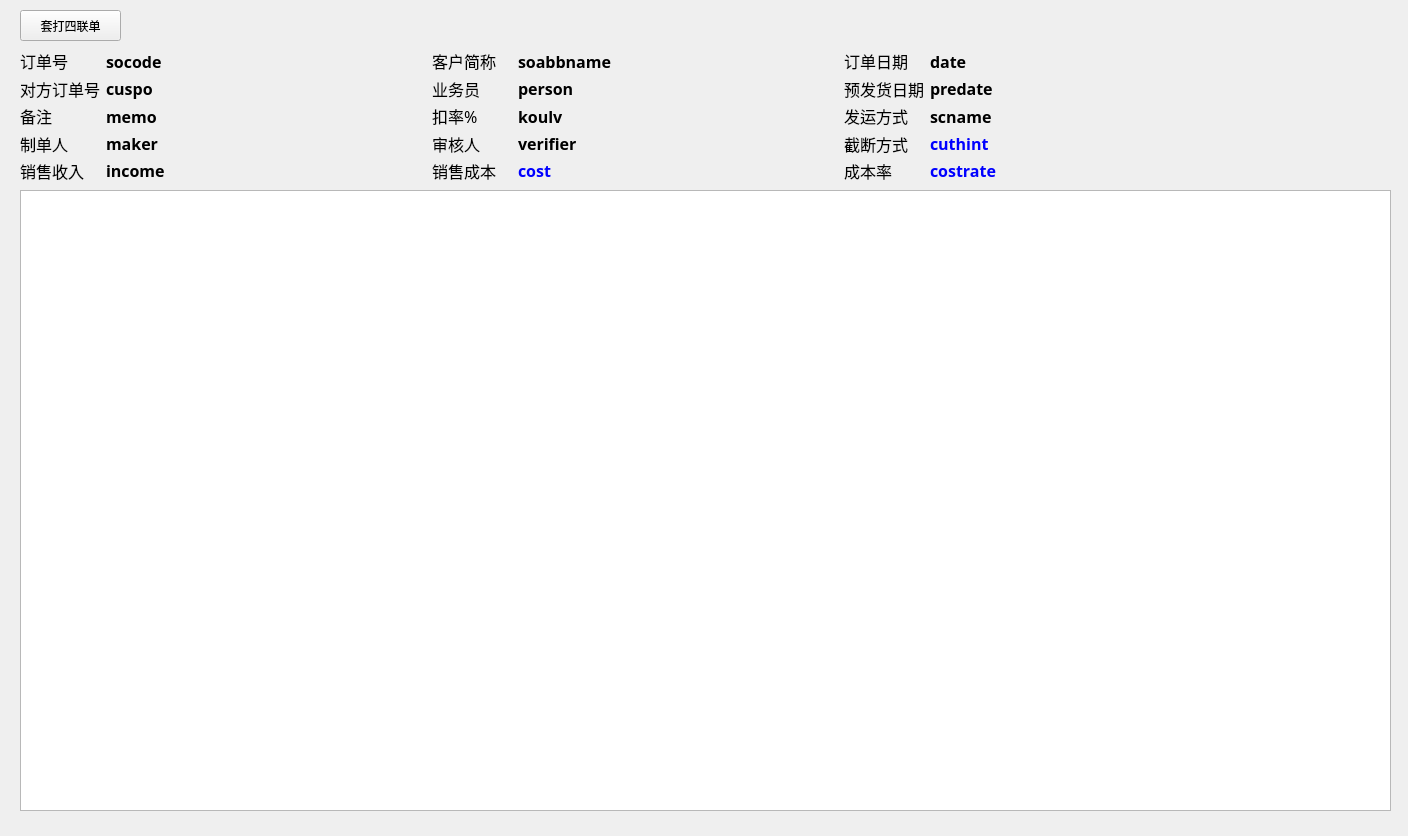
<?xml version="1.0" encoding="UTF-8"?>
<ui version="4.0">
 <class>Sales_SO_Detail</class>
 <widget class="QWidget" name="Sales_SO_Detail">
  <property name="geometry">
   <rect>
    <x>0</x>
    <y>0</y>
    <width>1408</width>
    <height>836</height>
   </rect>
  </property>
  <property name="windowTitle">
   <string>Form</string>
  </property>
  <widget class="QPushButton" name="btn_print">
   <property name="geometry">
    <rect>
     <x>20</x>
     <y>10</y>
     <width>101</width>
     <height>31</height>
    </rect>
   </property>
   <property name="text">
    <string>套打四联单</string>
   </property>
  </widget>
  <widget class="QWidget" name="layoutWidget">
   <property name="geometry">
    <rect>
     <x>20</x>
     <y>50</y>
     <width>1232</width>
     <height>131</height>
    </rect>
   </property>
   <layout class="QGridLayout" name="gridLayout">
    <item row="0" column="0">
     <widget class="QLabel" name="label">
      <property name="minimumSize">
       <size>
        <width>80</width>
        <height>0</height>
       </size>
      </property>
      <property name="maximumSize">
       <size>
        <width>80</width>
        <height>16777215</height>
       </size>
      </property>
      <property name="font">
       <font>
        <family>宋体</family>
        <pointsize>12</pointsize>
       </font>
      </property>
      <property name="text">
       <string>订单号</string>
      </property>
     </widget>
    </item>
    <item row="0" column="1">
     <widget class="QLabel" name="label_socode">
      <property name="minimumSize">
       <size>
        <width>320</width>
        <height>0</height>
       </size>
      </property>
      <property name="maximumSize">
       <size>
        <width>320</width>
        <height>16777215</height>
       </size>
      </property>
      <property name="palette">
       <palette>
        <active>
         <colorrole role="WindowText">
          <brush brushstyle="SolidPattern">
           <color alpha="255">
            <red>0</red>
            <green>0</green>
            <blue>0</blue>
           </color>
          </brush>
         </colorrole>
         <colorrole role="Text">
          <brush brushstyle="SolidPattern">
           <color alpha="255">
            <red>0</red>
            <green>0</green>
            <blue>0</blue>
           </color>
          </brush>
         </colorrole>
        </active>
        <inactive>
         <colorrole role="WindowText">
          <brush brushstyle="SolidPattern">
           <color alpha="255">
            <red>0</red>
            <green>0</green>
            <blue>0</blue>
           </color>
          </brush>
         </colorrole>
         <colorrole role="Text">
          <brush brushstyle="SolidPattern">
           <color alpha="255">
            <red>0</red>
            <green>0</green>
            <blue>0</blue>
           </color>
          </brush>
         </colorrole>
        </inactive>
        <disabled>
         <colorrole role="WindowText">
          <brush brushstyle="SolidPattern">
           <color alpha="255">
            <red>120</red>
            <green>120</green>
            <blue>120</blue>
           </color>
          </brush>
         </colorrole>
         <colorrole role="Text">
          <brush brushstyle="SolidPattern">
           <color alpha="255">
            <red>120</red>
            <green>120</green>
            <blue>120</blue>
           </color>
          </brush>
         </colorrole>
        </disabled>
       </palette>
      </property>
      <property name="font">
       <font>
        <family>宋体</family>
        <pointsize>12</pointsize>
        <weight>75</weight>
        <bold>true</bold>
       </font>
      </property>
      <property name="text">
       <string>socode</string>
      </property>
     </widget>
    </item>
    <item row="0" column="2">
     <widget class="QLabel" name="label_2">
      <property name="minimumSize">
       <size>
        <width>80</width>
        <height>0</height>
       </size>
      </property>
      <property name="maximumSize">
       <size>
        <width>80</width>
        <height>16777215</height>
       </size>
      </property>
      <property name="font">
       <font>
        <family>宋体</family>
        <pointsize>12</pointsize>
       </font>
      </property>
      <property name="text">
       <string>客户简称</string>
      </property>
     </widget>
    </item>
    <item row="0" column="3">
     <widget class="QLabel" name="label_soabbname">
      <property name="minimumSize">
       <size>
        <width>320</width>
        <height>0</height>
       </size>
      </property>
      <property name="maximumSize">
       <size>
        <width>320</width>
        <height>16777215</height>
       </size>
      </property>
      <property name="palette">
       <palette>
        <active>
         <colorrole role="WindowText">
          <brush brushstyle="SolidPattern">
           <color alpha="255">
            <red>0</red>
            <green>0</green>
            <blue>0</blue>
           </color>
          </brush>
         </colorrole>
        </active>
        <inactive>
         <colorrole role="WindowText">
          <brush brushstyle="SolidPattern">
           <color alpha="255">
            <red>0</red>
            <green>0</green>
            <blue>0</blue>
           </color>
          </brush>
         </colorrole>
        </inactive>
        <disabled>
         <colorrole role="WindowText">
          <brush brushstyle="SolidPattern">
           <color alpha="255">
            <red>120</red>
            <green>120</green>
            <blue>120</blue>
           </color>
          </brush>
         </colorrole>
        </disabled>
       </palette>
      </property>
      <property name="font">
       <font>
        <family>宋体</family>
        <pointsize>12</pointsize>
        <weight>75</weight>
        <bold>true</bold>
       </font>
      </property>
      <property name="text">
       <string>soabbname</string>
      </property>
     </widget>
    </item>
    <item row="0" column="4">
     <widget class="QLabel" name="label_4">
      <property name="minimumSize">
       <size>
        <width>80</width>
        <height>0</height>
       </size>
      </property>
      <property name="maximumSize">
       <size>
        <width>80</width>
        <height>16777215</height>
       </size>
      </property>
      <property name="font">
       <font>
        <family>宋体</family>
        <pointsize>12</pointsize>
       </font>
      </property>
      <property name="text">
       <string>订单日期</string>
      </property>
     </widget>
    </item>
    <item row="0" column="5">
     <widget class="QLabel" name="label_date">
      <property name="minimumSize">
       <size>
        <width>320</width>
        <height>0</height>
       </size>
      </property>
      <property name="maximumSize">
       <size>
        <width>320</width>
        <height>16777215</height>
       </size>
      </property>
      <property name="palette">
       <palette>
        <active>
         <colorrole role="WindowText">
          <brush brushstyle="SolidPattern">
           <color alpha="255">
            <red>0</red>
            <green>0</green>
            <blue>0</blue>
           </color>
          </brush>
         </colorrole>
        </active>
        <inactive>
         <colorrole role="WindowText">
          <brush brushstyle="SolidPattern">
           <color alpha="255">
            <red>0</red>
            <green>0</green>
            <blue>0</blue>
           </color>
          </brush>
         </colorrole>
        </inactive>
        <disabled>
         <colorrole role="WindowText">
          <brush brushstyle="SolidPattern">
           <color alpha="255">
            <red>120</red>
            <green>120</green>
            <blue>120</blue>
           </color>
          </brush>
         </colorrole>
        </disabled>
       </palette>
      </property>
      <property name="font">
       <font>
        <family>宋体</family>
        <pointsize>12</pointsize>
        <weight>75</weight>
        <bold>true</bold>
       </font>
      </property>
      <property name="text">
       <string>date</string>
      </property>
     </widget>
    </item>
    <item row="1" column="0">
     <widget class="QLabel" name="label_3">
      <property name="minimumSize">
       <size>
        <width>80</width>
        <height>0</height>
       </size>
      </property>
      <property name="maximumSize">
       <size>
        <width>80</width>
        <height>16777215</height>
       </size>
      </property>
      <property name="font">
       <font>
        <family>宋体</family>
        <pointsize>12</pointsize>
       </font>
      </property>
      <property name="text">
       <string>对方订单号</string>
      </property>
     </widget>
    </item>
    <item row="1" column="1">
     <widget class="QLabel" name="label_cuspo">
      <property name="minimumSize">
       <size>
        <width>320</width>
        <height>0</height>
       </size>
      </property>
      <property name="maximumSize">
       <size>
        <width>320</width>
        <height>16777215</height>
       </size>
      </property>
      <property name="palette">
       <palette>
        <active>
         <colorrole role="WindowText">
          <brush brushstyle="SolidPattern">
           <color alpha="255">
            <red>0</red>
            <green>0</green>
            <blue>0</blue>
           </color>
          </brush>
         </colorrole>
        </active>
        <inactive>
         <colorrole role="WindowText">
          <brush brushstyle="SolidPattern">
           <color alpha="255">
            <red>0</red>
            <green>0</green>
            <blue>0</blue>
           </color>
          </brush>
         </colorrole>
        </inactive>
        <disabled>
         <colorrole role="WindowText">
          <brush brushstyle="SolidPattern">
           <color alpha="255">
            <red>120</red>
            <green>120</green>
            <blue>120</blue>
           </color>
          </brush>
         </colorrole>
        </disabled>
       </palette>
      </property>
      <property name="font">
       <font>
        <family>宋体</family>
        <pointsize>12</pointsize>
        <weight>75</weight>
        <bold>true</bold>
       </font>
      </property>
      <property name="text">
       <string>cuspo</string>
      </property>
     </widget>
    </item>
    <item row="1" column="2">
     <widget class="QLabel" name="label_11">
      <property name="minimumSize">
       <size>
        <width>80</width>
        <height>0</height>
       </size>
      </property>
      <property name="maximumSize">
       <size>
        <width>80</width>
        <height>16777215</height>
       </size>
      </property>
      <property name="font">
       <font>
        <family>宋体</family>
        <pointsize>12</pointsize>
       </font>
      </property>
      <property name="text">
       <string>业务员</string>
      </property>
     </widget>
    </item>
    <item row="1" column="3">
     <widget class="QLabel" name="label_person">
      <property name="minimumSize">
       <size>
        <width>320</width>
        <height>0</height>
       </size>
      </property>
      <property name="maximumSize">
       <size>
        <width>320</width>
        <height>16777215</height>
       </size>
      </property>
      <property name="palette">
       <palette>
        <active>
         <colorrole role="WindowText">
          <brush brushstyle="SolidPattern">
           <color alpha="255">
            <red>0</red>
            <green>0</green>
            <blue>0</blue>
           </color>
          </brush>
         </colorrole>
        </active>
        <inactive>
         <colorrole role="WindowText">
          <brush brushstyle="SolidPattern">
           <color alpha="255">
            <red>0</red>
            <green>0</green>
            <blue>0</blue>
           </color>
          </brush>
         </colorrole>
        </inactive>
        <disabled>
         <colorrole role="WindowText">
          <brush brushstyle="SolidPattern">
           <color alpha="255">
            <red>120</red>
            <green>120</green>
            <blue>120</blue>
           </color>
          </brush>
         </colorrole>
        </disabled>
       </palette>
      </property>
      <property name="font">
       <font>
        <family>宋体</family>
        <pointsize>12</pointsize>
        <weight>75</weight>
        <bold>true</bold>
       </font>
      </property>
      <property name="text">
       <string>person</string>
      </property>
     </widget>
    </item>
    <item row="1" column="4">
     <widget class="QLabel" name="label_5">
      <property name="minimumSize">
       <size>
        <width>80</width>
        <height>0</height>
       </size>
      </property>
      <property name="maximumSize">
       <size>
        <width>80</width>
        <height>16777215</height>
       </size>
      </property>
      <property name="font">
       <font>
        <family>宋体</family>
        <pointsize>12</pointsize>
       </font>
      </property>
      <property name="text">
       <string>预发货日期</string>
      </property>
     </widget>
    </item>
    <item row="1" column="5">
     <widget class="QLabel" name="label_predate">
      <property name="minimumSize">
       <size>
        <width>320</width>
        <height>0</height>
       </size>
      </property>
      <property name="maximumSize">
       <size>
        <width>320</width>
        <height>16777215</height>
       </size>
      </property>
      <property name="palette">
       <palette>
        <active>
         <colorrole role="WindowText">
          <brush brushstyle="SolidPattern">
           <color alpha="255">
            <red>0</red>
            <green>0</green>
            <blue>0</blue>
           </color>
          </brush>
         </colorrole>
        </active>
        <inactive>
         <colorrole role="WindowText">
          <brush brushstyle="SolidPattern">
           <color alpha="255">
            <red>0</red>
            <green>0</green>
            <blue>0</blue>
           </color>
          </brush>
         </colorrole>
        </inactive>
        <disabled>
         <colorrole role="WindowText">
          <brush brushstyle="SolidPattern">
           <color alpha="255">
            <red>120</red>
            <green>120</green>
            <blue>120</blue>
           </color>
          </brush>
         </colorrole>
        </disabled>
       </palette>
      </property>
      <property name="font">
       <font>
        <family>宋体</family>
        <pointsize>12</pointsize>
        <weight>75</weight>
        <bold>true</bold>
       </font>
      </property>
      <property name="text">
       <string>predate</string>
      </property>
     </widget>
    </item>
    <item row="2" column="0">
     <widget class="QLabel" name="label_8">
      <property name="minimumSize">
       <size>
        <width>80</width>
        <height>0</height>
       </size>
      </property>
      <property name="maximumSize">
       <size>
        <width>80</width>
        <height>16777215</height>
       </size>
      </property>
      <property name="font">
       <font>
        <family>宋体</family>
        <pointsize>12</pointsize>
       </font>
      </property>
      <property name="text">
       <string>备注</string>
      </property>
     </widget>
    </item>
    <item row="2" column="1">
     <widget class="QLabel" name="label_memo">
      <property name="minimumSize">
       <size>
        <width>320</width>
        <height>0</height>
       </size>
      </property>
      <property name="maximumSize">
       <size>
        <width>320</width>
        <height>16777215</height>
       </size>
      </property>
      <property name="palette">
       <palette>
        <active>
         <colorrole role="WindowText">
          <brush brushstyle="SolidPattern">
           <color alpha="255">
            <red>0</red>
            <green>0</green>
            <blue>0</blue>
           </color>
          </brush>
         </colorrole>
        </active>
        <inactive>
         <colorrole role="WindowText">
          <brush brushstyle="SolidPattern">
           <color alpha="255">
            <red>0</red>
            <green>0</green>
            <blue>0</blue>
           </color>
          </brush>
         </colorrole>
        </inactive>
        <disabled>
         <colorrole role="WindowText">
          <brush brushstyle="SolidPattern">
           <color alpha="255">
            <red>120</red>
            <green>120</green>
            <blue>120</blue>
           </color>
          </brush>
         </colorrole>
        </disabled>
       </palette>
      </property>
      <property name="font">
       <font>
        <family>宋体</family>
        <pointsize>12</pointsize>
        <weight>75</weight>
        <bold>true</bold>
       </font>
      </property>
      <property name="text">
       <string>memo</string>
      </property>
     </widget>
    </item>
    <item row="2" column="2">
     <widget class="QLabel" name="label_10">
      <property name="minimumSize">
       <size>
        <width>80</width>
        <height>0</height>
       </size>
      </property>
      <property name="maximumSize">
       <size>
        <width>80</width>
        <height>16777215</height>
       </size>
      </property>
      <property name="font">
       <font>
        <family>宋体</family>
        <pointsize>12</pointsize>
       </font>
      </property>
      <property name="text">
       <string>扣率%</string>
      </property>
     </widget>
    </item>
    <item row="2" column="3">
     <widget class="QLabel" name="label_koulv">
      <property name="minimumSize">
       <size>
        <width>320</width>
        <height>0</height>
       </size>
      </property>
      <property name="maximumSize">
       <size>
        <width>320</width>
        <height>16777215</height>
       </size>
      </property>
      <property name="palette">
       <palette>
        <active>
         <colorrole role="WindowText">
          <brush brushstyle="SolidPattern">
           <color alpha="255">
            <red>0</red>
            <green>0</green>
            <blue>0</blue>
           </color>
          </brush>
         </colorrole>
        </active>
        <inactive>
         <colorrole role="WindowText">
          <brush brushstyle="SolidPattern">
           <color alpha="255">
            <red>0</red>
            <green>0</green>
            <blue>0</blue>
           </color>
          </brush>
         </colorrole>
        </inactive>
        <disabled>
         <colorrole role="WindowText">
          <brush brushstyle="SolidPattern">
           <color alpha="255">
            <red>120</red>
            <green>120</green>
            <blue>120</blue>
           </color>
          </brush>
         </colorrole>
        </disabled>
       </palette>
      </property>
      <property name="font">
       <font>
        <family>宋体</family>
        <pointsize>12</pointsize>
        <weight>75</weight>
        <bold>true</bold>
       </font>
      </property>
      <property name="text">
       <string>koulv</string>
      </property>
     </widget>
    </item>
    <item row="2" column="4">
     <widget class="QLabel" name="label_6">
      <property name="minimumSize">
       <size>
        <width>80</width>
        <height>0</height>
       </size>
      </property>
      <property name="maximumSize">
       <size>
        <width>80</width>
        <height>16777215</height>
       </size>
      </property>
      <property name="font">
       <font>
        <family>宋体</family>
        <pointsize>12</pointsize>
       </font>
      </property>
      <property name="text">
       <string>发运方式</string>
      </property>
     </widget>
    </item>
    <item row="2" column="5">
     <widget class="QLabel" name="label_scname">
      <property name="minimumSize">
       <size>
        <width>320</width>
        <height>0</height>
       </size>
      </property>
      <property name="maximumSize">
       <size>
        <width>320</width>
        <height>16777215</height>
       </size>
      </property>
      <property name="palette">
       <palette>
        <active>
         <colorrole role="WindowText">
          <brush brushstyle="SolidPattern">
           <color alpha="255">
            <red>0</red>
            <green>0</green>
            <blue>0</blue>
           </color>
          </brush>
         </colorrole>
        </active>
        <inactive>
         <colorrole role="WindowText">
          <brush brushstyle="SolidPattern">
           <color alpha="255">
            <red>0</red>
            <green>0</green>
            <blue>0</blue>
           </color>
          </brush>
         </colorrole>
        </inactive>
        <disabled>
         <colorrole role="WindowText">
          <brush brushstyle="SolidPattern">
           <color alpha="255">
            <red>120</red>
            <green>120</green>
            <blue>120</blue>
           </color>
          </brush>
         </colorrole>
        </disabled>
       </palette>
      </property>
      <property name="font">
       <font>
        <family>宋体</family>
        <pointsize>12</pointsize>
        <weight>75</weight>
        <bold>true</bold>
       </font>
      </property>
      <property name="text">
       <string>scname</string>
      </property>
     </widget>
    </item>
    <item row="3" column="0">
     <widget class="QLabel" name="label_9">
      <property name="minimumSize">
       <size>
        <width>80</width>
        <height>0</height>
       </size>
      </property>
      <property name="maximumSize">
       <size>
        <width>80</width>
        <height>16777215</height>
       </size>
      </property>
      <property name="font">
       <font>
        <family>宋体</family>
        <pointsize>12</pointsize>
       </font>
      </property>
      <property name="text">
       <string>制单人</string>
      </property>
     </widget>
    </item>
    <item row="3" column="1">
     <widget class="QLabel" name="label_maker">
      <property name="minimumSize">
       <size>
        <width>320</width>
        <height>0</height>
       </size>
      </property>
      <property name="maximumSize">
       <size>
        <width>320</width>
        <height>16777215</height>
       </size>
      </property>
      <property name="palette">
       <palette>
        <active>
         <colorrole role="WindowText">
          <brush brushstyle="SolidPattern">
           <color alpha="255">
            <red>0</red>
            <green>0</green>
            <blue>0</blue>
           </color>
          </brush>
         </colorrole>
        </active>
        <inactive>
         <colorrole role="WindowText">
          <brush brushstyle="SolidPattern">
           <color alpha="255">
            <red>0</red>
            <green>0</green>
            <blue>0</blue>
           </color>
          </brush>
         </colorrole>
        </inactive>
        <disabled>
         <colorrole role="WindowText">
          <brush brushstyle="SolidPattern">
           <color alpha="255">
            <red>120</red>
            <green>120</green>
            <blue>120</blue>
           </color>
          </brush>
         </colorrole>
        </disabled>
       </palette>
      </property>
      <property name="font">
       <font>
        <family>宋体</family>
        <pointsize>12</pointsize>
        <weight>75</weight>
        <bold>true</bold>
       </font>
      </property>
      <property name="text">
       <string>maker</string>
      </property>
     </widget>
    </item>
    <item row="3" column="2">
     <widget class="QLabel" name="label_7">
      <property name="minimumSize">
       <size>
        <width>80</width>
        <height>0</height>
       </size>
      </property>
      <property name="maximumSize">
       <size>
        <width>80</width>
        <height>16777215</height>
       </size>
      </property>
      <property name="font">
       <font>
        <family>宋体</family>
        <pointsize>12</pointsize>
       </font>
      </property>
      <property name="text">
       <string>审核人</string>
      </property>
     </widget>
    </item>
    <item row="3" column="3">
     <widget class="QLabel" name="label_verifier">
      <property name="minimumSize">
       <size>
        <width>320</width>
        <height>0</height>
       </size>
      </property>
      <property name="maximumSize">
       <size>
        <width>320</width>
        <height>16777215</height>
       </size>
      </property>
      <property name="palette">
       <palette>
        <active>
         <colorrole role="WindowText">
          <brush brushstyle="SolidPattern">
           <color alpha="255">
            <red>0</red>
            <green>0</green>
            <blue>0</blue>
           </color>
          </brush>
         </colorrole>
        </active>
        <inactive>
         <colorrole role="WindowText">
          <brush brushstyle="SolidPattern">
           <color alpha="255">
            <red>0</red>
            <green>0</green>
            <blue>0</blue>
           </color>
          </brush>
         </colorrole>
        </inactive>
        <disabled>
         <colorrole role="WindowText">
          <brush brushstyle="SolidPattern">
           <color alpha="255">
            <red>120</red>
            <green>120</green>
            <blue>120</blue>
           </color>
          </brush>
         </colorrole>
        </disabled>
       </palette>
      </property>
      <property name="font">
       <font>
        <family>宋体</family>
        <pointsize>12</pointsize>
        <weight>75</weight>
        <bold>true</bold>
       </font>
      </property>
      <property name="text">
       <string>verifier</string>
      </property>
     </widget>
    </item>
    <item row="3" column="4">
     <widget class="QLabel" name="label_12">
      <property name="minimumSize">
       <size>
        <width>80</width>
        <height>0</height>
       </size>
      </property>
      <property name="maximumSize">
       <size>
        <width>80</width>
        <height>16777215</height>
       </size>
      </property>
      <property name="font">
       <font>
        <family>宋体</family>
        <pointsize>12</pointsize>
       </font>
      </property>
      <property name="text">
       <string>截断方式</string>
      </property>
     </widget>
    </item>
    <item row="3" column="5">
     <widget class="QLabel" name="label_cuthint">
      <property name="minimumSize">
       <size>
        <width>320</width>
        <height>0</height>
       </size>
      </property>
      <property name="maximumSize">
       <size>
        <width>320</width>
        <height>16777215</height>
       </size>
      </property>
      <property name="palette">
       <palette>
        <active>
         <colorrole role="WindowText">
          <brush brushstyle="SolidPattern">
           <color alpha="255">
            <red>0</red>
            <green>0</green>
            <blue>255</blue>
           </color>
          </brush>
         </colorrole>
        </active>
        <inactive>
         <colorrole role="WindowText">
          <brush brushstyle="SolidPattern">
           <color alpha="255">
            <red>0</red>
            <green>0</green>
            <blue>255</blue>
           </color>
          </brush>
         </colorrole>
        </inactive>
        <disabled>
         <colorrole role="WindowText">
          <brush brushstyle="SolidPattern">
           <color alpha="255">
            <red>120</red>
            <green>120</green>
            <blue>120</blue>
           </color>
          </brush>
         </colorrole>
        </disabled>
       </palette>
      </property>
      <property name="font">
       <font>
        <family>宋体</family>
        <pointsize>12</pointsize>
        <weight>75</weight>
        <bold>true</bold>
       </font>
      </property>
      <property name="text">
       <string>cuthint</string>
      </property>
     </widget>
    </item>
    <item row="4" column="0">
     <widget class="QLabel" name="label_14">
      <property name="minimumSize">
       <size>
        <width>80</width>
        <height>0</height>
       </size>
      </property>
      <property name="maximumSize">
       <size>
        <width>80</width>
        <height>16777215</height>
       </size>
      </property>
      <property name="font">
       <font>
        <family>宋体</family>
        <pointsize>12</pointsize>
       </font>
      </property>
      <property name="text">
       <string>销售收入</string>
      </property>
     </widget>
    </item>
    <item row="4" column="1">
     <widget class="QLabel" name="label_income">
      <property name="minimumSize">
       <size>
        <width>320</width>
        <height>0</height>
       </size>
      </property>
      <property name="maximumSize">
       <size>
        <width>320</width>
        <height>16777215</height>
       </size>
      </property>
      <property name="palette">
       <palette>
        <active>
         <colorrole role="WindowText">
          <brush brushstyle="SolidPattern">
           <color alpha="255">
            <red>0</red>
            <green>0</green>
            <blue>0</blue>
           </color>
          </brush>
         </colorrole>
        </active>
        <inactive>
         <colorrole role="WindowText">
          <brush brushstyle="SolidPattern">
           <color alpha="255">
            <red>0</red>
            <green>0</green>
            <blue>0</blue>
           </color>
          </brush>
         </colorrole>
        </inactive>
        <disabled>
         <colorrole role="WindowText">
          <brush brushstyle="SolidPattern">
           <color alpha="255">
            <red>120</red>
            <green>120</green>
            <blue>120</blue>
           </color>
          </brush>
         </colorrole>
        </disabled>
       </palette>
      </property>
      <property name="font">
       <font>
        <family>宋体</family>
        <pointsize>12</pointsize>
        <weight>75</weight>
        <bold>true</bold>
       </font>
      </property>
      <property name="text">
       <string>income</string>
      </property>
     </widget>
    </item>
    <item row="4" column="2">
     <widget class="QLabel" name="label_13">
      <property name="minimumSize">
       <size>
        <width>80</width>
        <height>0</height>
       </size>
      </property>
      <property name="maximumSize">
       <size>
        <width>80</width>
        <height>16777215</height>
       </size>
      </property>
      <property name="font">
       <font>
        <family>宋体</family>
        <pointsize>12</pointsize>
       </font>
      </property>
      <property name="text">
       <string>销售成本</string>
      </property>
     </widget>
    </item>
    <item row="4" column="3">
     <widget class="QLabel" name="label_cost">
      <property name="minimumSize">
       <size>
        <width>320</width>
        <height>0</height>
       </size>
      </property>
      <property name="maximumSize">
       <size>
        <width>320</width>
        <height>16777215</height>
       </size>
      </property>
      <property name="palette">
       <palette>
        <active>
         <colorrole role="WindowText">
          <brush brushstyle="SolidPattern">
           <color alpha="255">
            <red>0</red>
            <green>0</green>
            <blue>255</blue>
           </color>
          </brush>
         </colorrole>
        </active>
        <inactive>
         <colorrole role="WindowText">
          <brush brushstyle="SolidPattern">
           <color alpha="255">
            <red>0</red>
            <green>0</green>
            <blue>255</blue>
           </color>
          </brush>
         </colorrole>
        </inactive>
        <disabled>
         <colorrole role="WindowText">
          <brush brushstyle="SolidPattern">
           <color alpha="255">
            <red>120</red>
            <green>120</green>
            <blue>120</blue>
           </color>
          </brush>
         </colorrole>
        </disabled>
       </palette>
      </property>
      <property name="font">
       <font>
        <family>宋体</family>
        <pointsize>12</pointsize>
        <weight>75</weight>
        <bold>true</bold>
       </font>
      </property>
      <property name="text">
       <string>cost</string>
      </property>
     </widget>
    </item>
    <item row="4" column="4">
     <widget class="QLabel" name="label_15">
      <property name="minimumSize">
       <size>
        <width>80</width>
        <height>0</height>
       </size>
      </property>
      <property name="maximumSize">
       <size>
        <width>80</width>
        <height>16777215</height>
       </size>
      </property>
      <property name="font">
       <font>
        <family>宋体</family>
        <pointsize>12</pointsize>
       </font>
      </property>
      <property name="text">
       <string>成本率</string>
      </property>
     </widget>
    </item>
    <item row="4" column="5">
     <widget class="QLabel" name="label_costrate">
      <property name="minimumSize">
       <size>
        <width>320</width>
        <height>0</height>
       </size>
      </property>
      <property name="maximumSize">
       <size>
        <width>320</width>
        <height>16777215</height>
       </size>
      </property>
      <property name="palette">
       <palette>
        <active>
         <colorrole role="WindowText">
          <brush brushstyle="SolidPattern">
           <color alpha="255">
            <red>0</red>
            <green>0</green>
            <blue>255</blue>
           </color>
          </brush>
         </colorrole>
        </active>
        <inactive>
         <colorrole role="WindowText">
          <brush brushstyle="SolidPattern">
           <color alpha="255">
            <red>0</red>
            <green>0</green>
            <blue>255</blue>
           </color>
          </brush>
         </colorrole>
        </inactive>
        <disabled>
         <colorrole role="WindowText">
          <brush brushstyle="SolidPattern">
           <color alpha="255">
            <red>120</red>
            <green>120</green>
            <blue>120</blue>
           </color>
          </brush>
         </colorrole>
        </disabled>
       </palette>
      </property>
      <property name="font">
       <font>
        <family>宋体</family>
        <pointsize>12</pointsize>
        <weight>75</weight>
        <bold>true</bold>
       </font>
      </property>
      <property name="text">
       <string>costrate</string>
      </property>
     </widget>
    </item>
   </layout>
  </widget>
  <widget class="QTableView" name="tableView">
   <property name="geometry">
    <rect>
     <x>20</x>
     <y>190</y>
     <width>1371</width>
     <height>621</height>
    </rect>
   </property>
   <property name="font">
    <font>
     <pointsize>9</pointsize>
    </font>
   </property>
   <property name="editTriggers">
    <set>QAbstractItemView::NoEditTriggers</set>
   </property>
   <attribute name="verticalHeaderVisible">
    <bool>false</bool>
   </attribute>
  </widget>
 </widget>
 <resources/>
 <connections/>
</ui>
